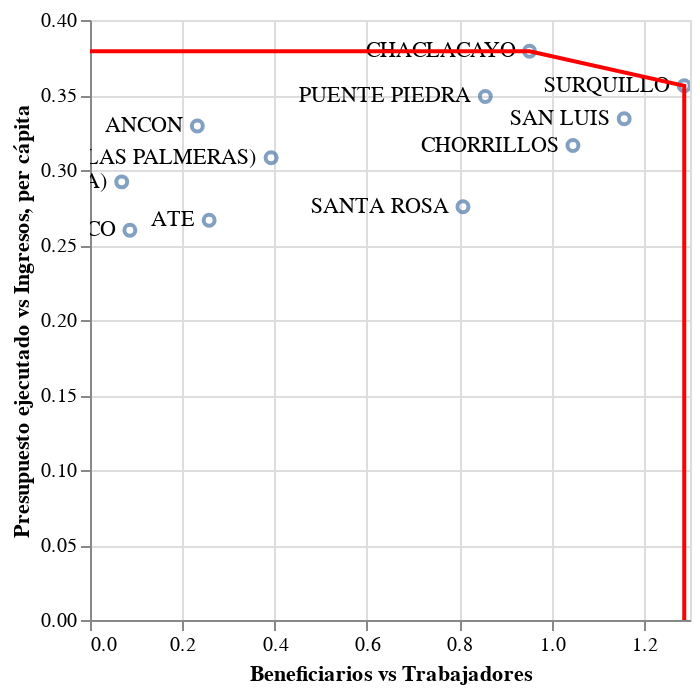

This figure's notebook cell:
### Code cell
points + text + alt.Chart(envelope).mark_line(color='red').encode(
    x='x',
    y='y',
)

### Figure 1 — Vega-Lite specification as saved in the notebook (floating-point values rounded to 4 significant figures)
{"config": {"view": {"continuousWidth": 300, "continuousHeight": 300}}, "layer": [{"mark": {"type": "point"}, "encoding": {"x": {"field": "rate1", "title": "Beneficiarios vs Trabajadores", "type": "quantitative"}, "y": {"field": "rate2", "title": "Presupuesto ejecutado vs Ingresos, per cápita", "type": "quantitative"}}}, {"mark": {"type": "text", "align": "right", "baseline": "middle", "dx": -7}, "encoding": {"text": {"field": "muni", "type": "nominal"}, "x": {"field": "rate1", "title": "Beneficiarios vs Trabajadores", "type": "quantitative"}, "y": {"field": "rate2", "title": "Presupuesto ejecutado vs Ingresos, per cápita", "type": "quantitative"}}, "name": "view_2"}, {"data": {"name": "data-49991926fd707ea215c33a1b03ab014a"}, "mark": {"type": "line", "color": "red"}, "encoding": {"x": {"field": "x", "type": "quantitative"}, "y": {"field": "y", "type": "quantitative"}}}], "data": {"name": "data-77a0d4a246c1b066f33cc48d87ea379c"}, "params": [{"name": "param_1", "select": {"type": "interval", "encodings": ["x", "y"]}, "bind": "scales", "views": ["view_2"]}], "$schema": "https://vega.github.io/schema/vega-lite/v5.20.1.json", "datasets": {"data-77a0d4a246c1b066f33cc48d87ea379c": [{"muni": "ANCON", "Ingreso per capita": 207.9, "% Presupuesto ejecutado": 68.46, "trabajadores": 215, "n° beneficiarios": 50, "beneficiarios%": 0.0304, "centros": 1, "años implementación": 10, "rate1": 0.2326, "rate2": 0.3294}, {"muni": "ATE", "Ingreso per capita": 289.3, "% Presupuesto ejecutado": 77.1, "trabajadores": 1627, "n° beneficiarios": 420, "beneficiarios%": 0.02151, "centros": 12, "años implementación": 5, "rate1": 0.2581, "rate2": 0.2665}, {"muni": "BARRANCO", "Ingreso per capita": 292.2, "% Presupuesto ejecutado": 75.9, "trabajadores": 521, "n° beneficiarios": 45, "beneficiarios%": 0.007888, "centros": 1, "años implementación": 0, "rate1": 0.08637, "rate2": 0.2598}, {"muni": "CHACLACAYO", "Ingreso per capita": 213.4, "% Presupuesto ejecutado": 80.92, "trabajadores": 189, "n° beneficiarios": 180, "beneficiarios%": 0.05299, "centros": 4, "años implementación": 11, "rate1": 0.9524, "rate2": 0.3791}, {"muni": "CHORRILLOS", "Ingreso per capita": 265.0, "% Presupuesto ejecutado": 83.82, "trabajadores": 345, "n° beneficiarios": 361, "beneficiarios%": 0.02119, "centros": 3, "años implementación": 13, "rate1": 1.046, "rate2": 0.3163}, {"muni": "LOS OLIVOS (LAS PALMERAS)", "Ingreso per capita": 259.3, "% Presupuesto ejecutado": 79.9, "trabajadores": 1338, "n° beneficiarios": 525, "beneficiarios%": 0.03068, "centros": 21, "años implementación": 2, "rate1": 0.3924, "rate2": 0.3081}, {"muni": "LURIGANCHO (CHOSICA)", "Ingreso per capita": 253.3, "% Presupuesto ejecutado": 73.98, "trabajadores": 873, "n° beneficiarios": 60, "beneficiarios%": 0.007952, "centros": 2, "años implementación": 11, "rate1": 0.06873, "rate2": 0.2921}, {"muni": "PUENTE PIEDRA", "Ingreso per capita": 217.6, "% Presupuesto ejecutado": 75.96, "trabajadores": 467, "n° beneficiarios": 400, "beneficiarios%": 0.05482, "centros": 5, "años implementación": 5, "rate1": 0.8565, "rate2": 0.349}, {"muni": "SAN LUIS", "Ingreso per capita": 266.6, "% Presupuesto ejecutado": 89.08, "trabajadores": 432, "n° beneficiarios": 500, "beneficiarios%": 0.09107, "centros": 3, "años implementación": 10, "rate1": 1.157, "rate2": 0.3341}, {"muni": "SANTA ROSA", "Ingreso per capita": 245.2, "% Presupuesto ejecutado": 67.56, "trabajadores": 99, "n° beneficiarios": 80, "beneficiarios%": 0.203, "centros": 1, "años implementación": 2, "rate1": 0.8081, "rate2": 0.2755}, {"muni": "SURQUILLO", "Ingreso per capita": 256.2, "% Presupuesto ejecutado": 91.24, "trabajadores": 699, "n° beneficiarios": 900, "beneficiarios%": 0.08229, "centros": 11, "años implementación": 1, "rate1": 1.288, "rate2": 0.3561}], "data-49991926fd707ea215c33a1b03ab014a": [{"x": 0.0, "y": 0.3791}, {"x": 0.9524, "y": 0.3791}, {"x": 1.288, "y": 0.3561}, {"x": 1.288, "y": 0.0}]}}
